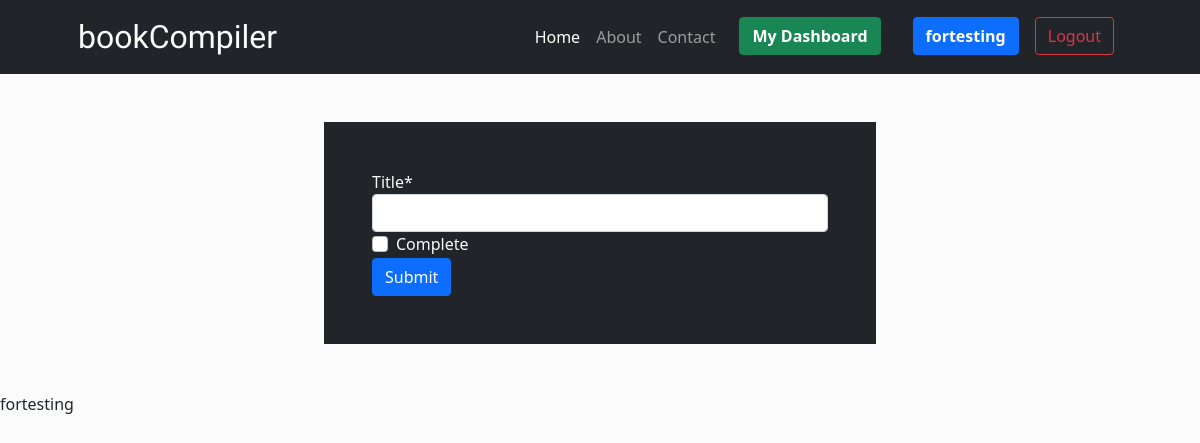
The page /dashboard/ (signed in) on the database as committed earlier.
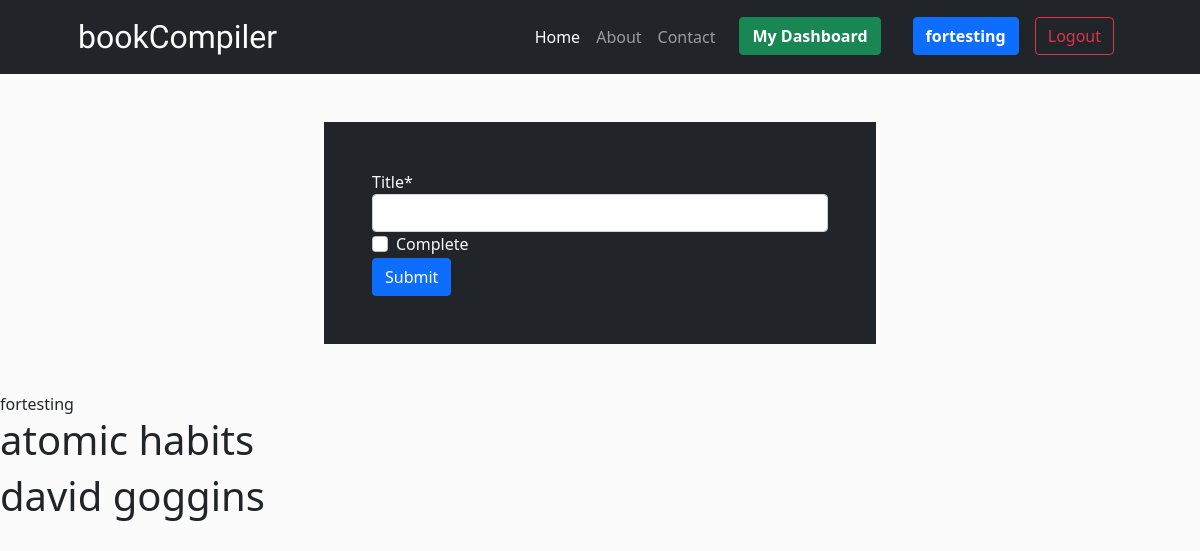
The same page on the database as committed later.
### bookDashboard/models.py (models this page shows)
class book(models.Model):
    user = models.ForeignKey(User, on_delete=models.CASCADE)
    title = models.CharField(max_length=100)
    complete = models.BooleanField()
    def __str__(self):
        return self.title

### bookDashboard/views.py (the view)
# urls.py: path('',views.userView, name="dashboardView")
def userView(request):
    print(book.objects.filter(user__id=request.user.id))
    context = {}
    if request.method == "POST":
        form = newBookForm(data=request.POST, user=request.user)
        if form.is_valid():
            form.save()
            return redirect('dashboardView')
    else:
        form = newBookForm()
        context['form'] = newBookForm()
        context['userBooks'] = book.objects.filter(user_id=request.user.id)
    return render(request, 'bookDashboard/userDashboard.html', context)

### bookDashboard/forms.py (shortened to what this page needs)
class newBookForm(ModelForm):
    def __init__(self, **kwargs):
        self.user = kwargs.pop('user', None)
        super(newBookForm, self).__init__(**kwargs)
    class Meta:
        model = book
        fields = ['title','complete']

### bookDashboard/templates/bookDashboard/userDashboard.html
{% extends 'base.html' %} {% block content %} {% load crispy_forms_tags %}
<div class="d-flex justify-content-center p-5">
<div class="w-50">
<form class="bg-dark text-light p-5" action="{% url 'dashboardView' %}" method="post">
    {% csrf_token %} {{ form|crispy }}
    <input type="submit" class="btn btn-primary"/>
</form>
</div>
</div>
{{ user.username }}
{% for book in userBooks %}
<h1> {{ book.title }} </h1>
{% endfor %}
{% endblock %}

### templates/base.html (shortened to what this page needs)
<!DOCTYPE html>
<html lang="en">
    <head>
        <link
            rel="stylesheet"
            href="https://cdn.jsdelivr.net/npm/bootstrap@5.1.3/dist/css/bootstrap.min.css"
        />
        {% load static %}
    </head>
    <body>
        <nav class="navbar navbar-expand-lg navbar-dark bg-dark">
            <div class="container px-5">
                <a class="navbar-brand" id="logo" href="{% url 'home' %}"
                    >bookCompiler</a
                >
                <div
                    class="collapse navbar-collapse"
                    id="navbarSupportedContent"
                >
                    <ul class="navbar-nav ms-auto mb-2 mb-lg-0">
                        <li class="nav-item">
                            <a
                                class="nav-link active"
                                aria-current="page"
                                href="{% url 'home' %}"
                                >Home</a
                            >
                        </li>
                        <li class="nav-item">
                            <a class="nav-link" href="#!">About</a>
                        </li>
                        <li class="nav-item">
                            <a class="nav-link" href="#!">Contact</a>
                        </li>
                        {% if user.is_authenticated %}
                        <li class="nav-item mb-2 mb-lg-0 mx-lg-3">
                            <form
                                action="{% url 'dashboardView' %}"
                                style="display: inline"
                            >
                                <button type="submit" class="btn btn-success">
                                    <b>My Dashboard</b>
                                </button>
                            </form>
                        </li>
                        <li class="nav-item mb-2 mb-lg-0 mx-lg-3">
                            <form
                                action="{% url 'userProfile' %}"
                                style="display: inline"
                            >
                                <button type="submit" class="btn btn-primary">
                                    <b>{{ user.username }}</b>
                                </button>
                            </form>
                        </li>
                        {% endif %}
                        <li class="nav-item ml-lg-1">
                            {%if user.is_authenticated %}
                            <form
                                action="{% url 'logoutView' %}"
                                style="display: inline"
                            >
                                <button
                                    type="submit"
                                    class="btn btn-outline-danger me-2"
                                >
                                    Logout
                                </button>
                            </form>
                            {% endif %}
                        </li>
                    </ul>
                </div>
            </div>
        </nav>
        {% block content %} {% endblock %}
    </body>
</html>

### templates/base.html (style rules this page uses)
body { background-color: #fbfbfb; }
#logo { font-family: "Mochiy Pop P One", sans-serif; color: #fbfbfb; font-size: 2rem; }
a { text-decoration: none; }

Rows that differ between the two databases and show on the page:
added book: title "atomic habits"
added book: title "david goggins"
